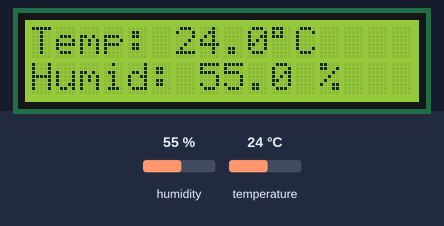
A sketch run on a simulated Arduino Uno, built with avr-gcc and run on an emulated ATmega328P. On the bench: 16×2 character LCD. The test bench sets the inputs (shaded band); at power-on: humidity 55 %, temperature 24 °C.

Above: at 4.6 s.
4.7 s: humidity set to 22 %
At 6.6 s:
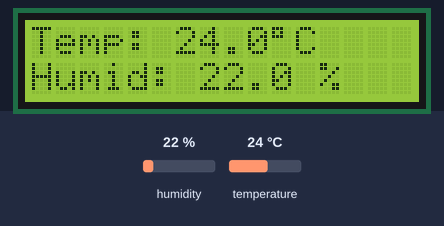
7.7 s: temperature set to 12 °C
At 9.1 s:
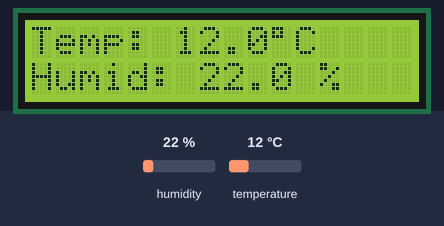
10.7 s: humidity set to 40 %
At 13.1 s:
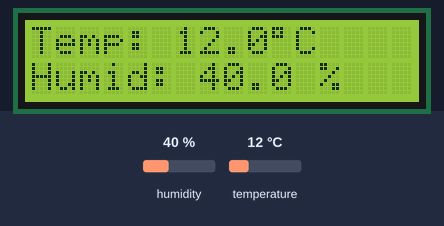
13.7 s: temperature set to 19 °C
At 15.6 s:
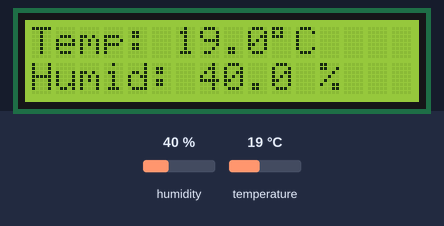
Timing chart, 0 to 17.1 s (numbered marks = the images above; inputs shaded):
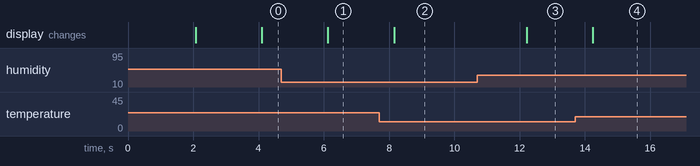

The sketch:

Lab_12_cp3.ino
```cpp
#include <LiquidCrystal.h>
#include "DHT.h"

#define DHTPIN 7
#define DHTTYPE DHT11

DHT dht(DHTPIN, DHTTYPE);
LiquidCrystal lcd(8, 9, 10, 11, 12, 13);

void setup() {
  Serial.begin(9600);

  lcd.begin(16, 2);
  lcd.clear();
  dht.begin();

  lcd.setCursor(0, 0);
  lcd.print("  DHT11 Sensor  ");
  lcd.setCursor(0, 1);
  lcd.print(" Initializing...");
  delay(2000);
  lcd.clear();
}

void loop() {
  delay(2000);

  float h = dht.readHumidity();
  float t = dht.readTemperature();

  if (isnan(h) || isnan(t)) {
    lcd.setCursor(0, 0);
    lcd.print("Error reading   ");
    lcd.setCursor(0, 1);
    lcd.print("from DHT11!     ");
    return;
  }

  lcd.setCursor(0, 0);
  lcd.print("Temp: ");
  lcd.print(t, 1);
  lcd.print((char)223);
  lcd.print("C   ");

  lcd.setCursor(0, 1);
  lcd.print("Humid: ");
  lcd.print(h, 1);
  lcd.print(" %   ");
}
```

Measured:
- after the input at 4.7 s, the display: changes after 1.4 s (image 1)
- after the input at 7.7 s, the display: changes after 0.46 s (image 2)
- after the input at 10.7 s, the display: changes after 1.5 s (image 3)
- after the input at 13.7 s, the display: changes after 0.54 s (image 4)
